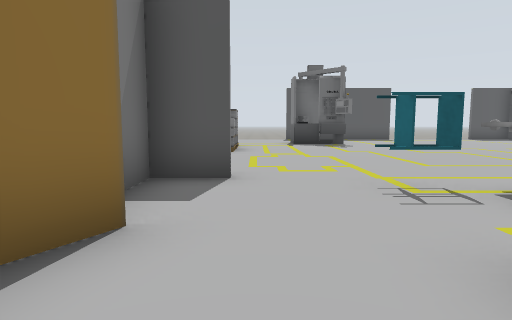
View 1 (above)

17 first-person views from a walk through a robot-simulator world made for Gazebo. The camera is 0.72 m above the floor, tilts 6° down and sees 75° across. Floor lines are 1 m apart. The floor is counted in squares, 1 m on a side. Each view is taken from the middle of a square. On the plan, view 1 faces up. The plan holds only what a view shows up to about 10 squares ahead; the rest is blank. Some stock models are drawn as simple stand-ins.

View 2
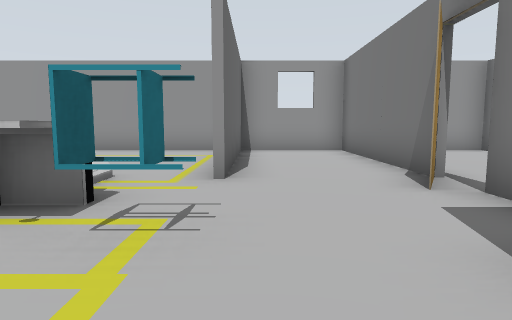

View 3
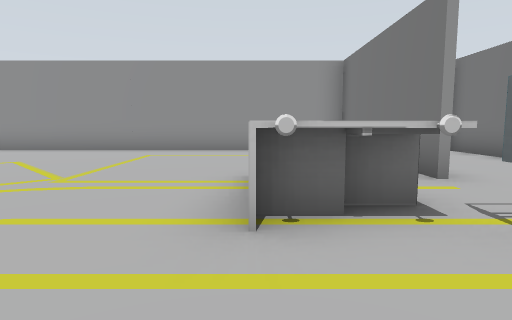

View 4
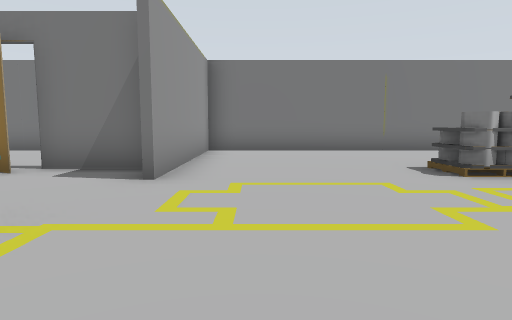

View 5
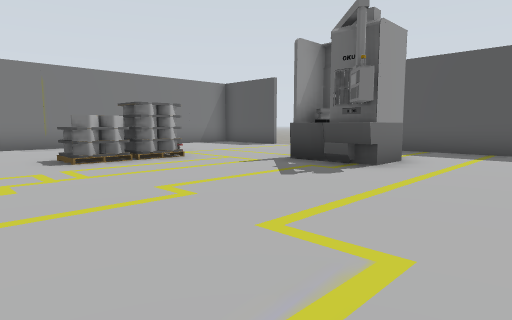

View 6
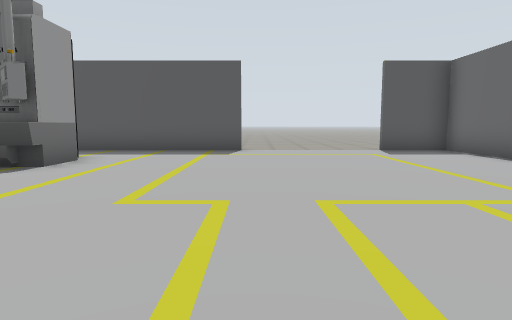

View 7
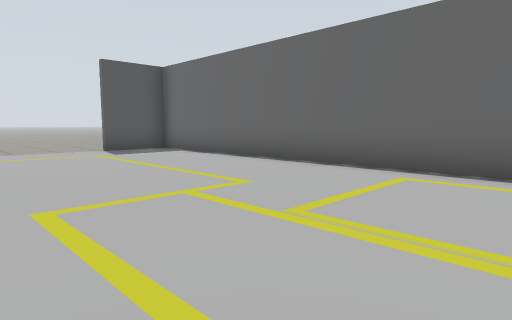

View 8
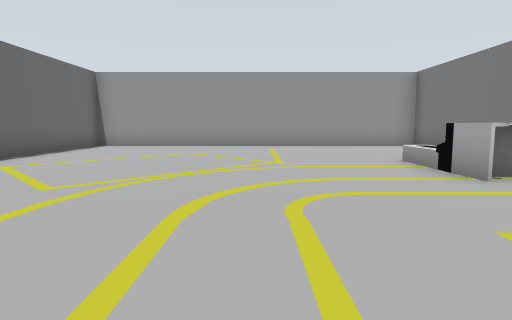

View 9
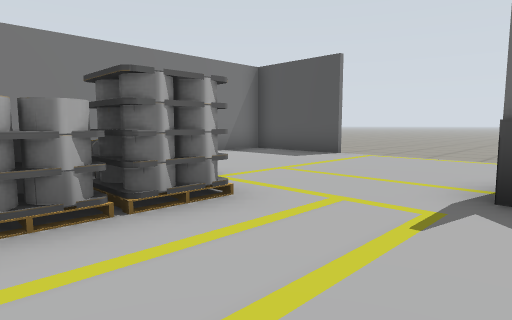

View 10
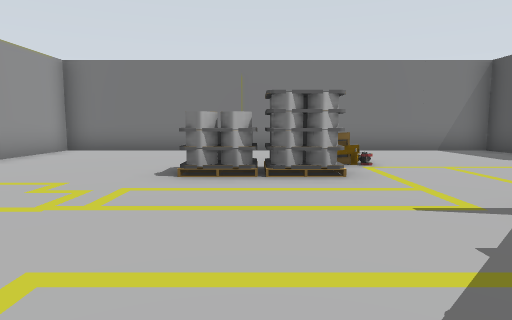

View 11
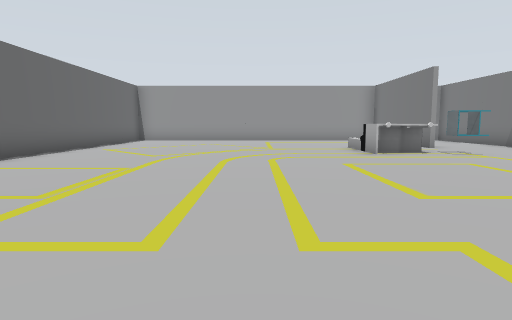

View 12
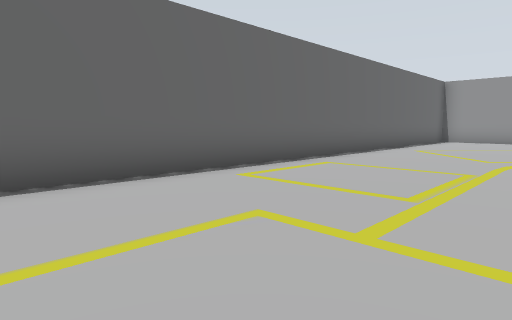

View 13
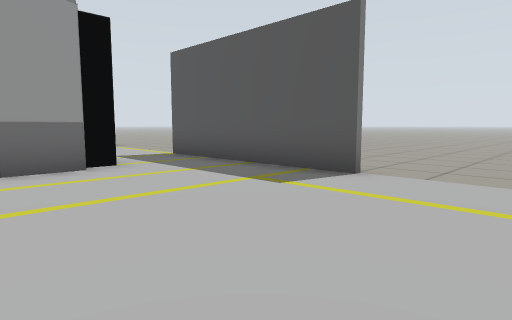

View 14
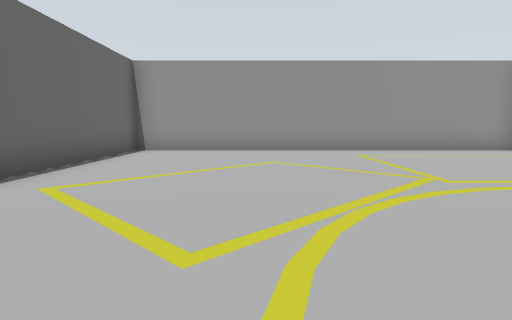

View 15
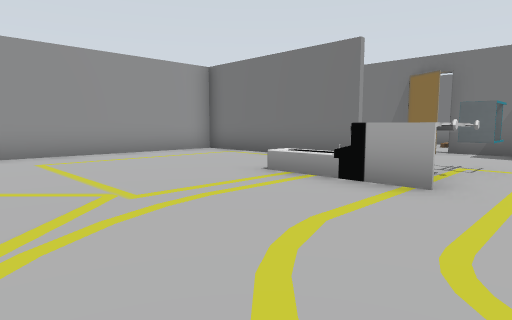

View 16
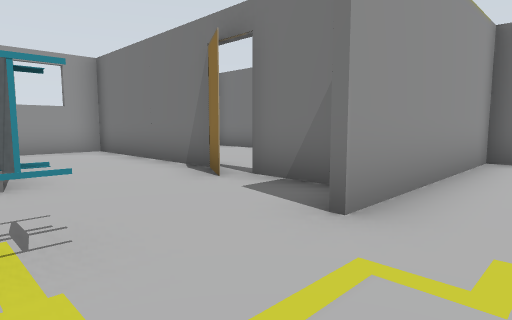

View 17
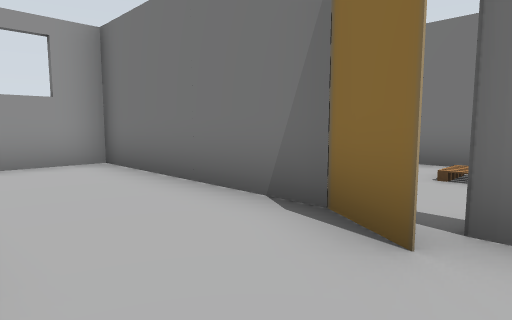

### Floor plan
Points are (right, up) in squares from view 1. A wall is a line through its corners. A room is listed if a view was taken in it or the views show most of it. See-through windows are left out.
Room 1 (view 1)
walls: (-0.9, 2.4) (-1.5, 1.4) (-1.5, -3.5) (1, -3.5); (1.4, -3.5) (1.4, 1.6)
ways out: opening at (0, 1) to room 2
Room 2 (views 2, 3, 4, 5, 6, 7, 8, 9, 10, 11, 12, 13, 14, 15, 16, 17)
walls: (-0.2, 4.5) (-1.5, 4.5) (-1.5, 2.4); (1.6, 1.6) (1.6, -3.5); (-3.5, 4.7) (-0.2, 4.7); (6.6, 16.5) (1.5, 16.5); (-2.5, 16.5) (-5.4, 16.5) (-5.4, 4.6); (1, -3.5) (12.4, -3.5) (12.4, 16.5) (10.5, 16.5)
ways out: opening at (0, 1) to room 1; opening at (-3, 18)
objects: pallet (-3, 11) to (-2, 12); pallet (-2, 11) to (-1, 11); pallet (-1, 9) to (-1, 10); table (2, 4); other object (2, 12) to (3, 14); other object (3, 2) to (4, 4)

Where each view was taken, in squares from view 1:
view 1: 0 up, 0 right, facing up
view 2: 6 up, 1 right, facing down
view 3: 6 up, 4 right, facing down
view 4: 6 up, 4 right, facing left
view 5: 7 up, 6 right, facing up-left
view 6: 7 up, 7 right, facing up
view 7: 7 up, 7 right, facing up-right
view 8: 8 up, 7 right, facing down
view 9: 9 up, 2 right, facing up-left
view 10: 10 up, 4 right, facing left
view 11: 12 up, 7 right, facing down
view 12: 12 up, 8 right, facing down-right
view 13: 12 up, 9 right, facing up-left
view 14: 6 up, 9 right, facing down
view 15: 5 up, 8 right, facing down-left
view 16: 6 up, 2 right, facing down-left
view 17: 3 up, 1 right, facing down-left
